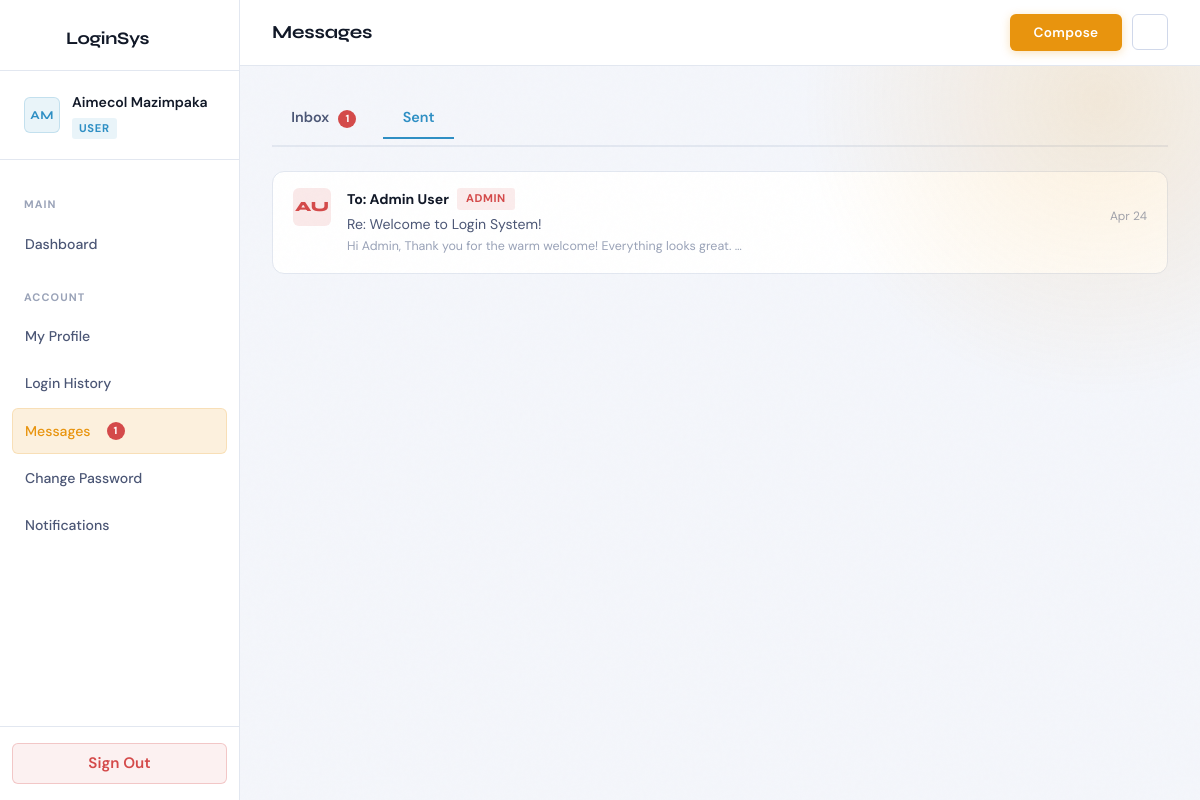
Page /user/messages.php?tab=sent (signed in) on the committed database.
### tables this page shows
CREATE TABLE IF NOT EXISTS messages (
  id                   INT(11)      NOT NULL AUTO_INCREMENT,
  from_id              INT(11)      NOT NULL,
  to_id                INT(11)      NOT NULL,
  subject              VARCHAR(200) NOT NULL,
  body                 TEXT         NOT NULL,
  is_read              TINYINT(1)   NOT NULL DEFAULT 0,
  deleted_by_sender    TINYINT(1)   NOT NULL DEFAULT 0,
  deleted_by_receiver  TINYINT(1)   NOT NULL DEFAULT 0,
  created_at           DATETIME     NOT NULL DEFAULT CURRENT_TIMESTAMP,
  PRIMARY KEY (id),
  KEY idx_msg_inbox   (to_id,   is_read),
  KEY idx_msg_outbox  (from_id),
  KEY idx_msg_created (created_at),
  CONSTRAINT fk_msg_from FOREIGN KEY (from_id)
    REFERENCES users (id) ON DELETE CASCADE,
  CONSTRAINT fk_msg_to   FOREIGN KEY (to_id)
    REFERENCES users (id) ON DELETE CASCADE
);

CREATE TABLE IF NOT EXISTS users (
  id               INT(11)      NOT NULL AUTO_INCREMENT,
  username         VARCHAR(60)  NOT NULL,
  email            VARCHAR(120) NOT NULL,
  password         VARCHAR(255) NOT NULL,
  role             ENUM('admin','user') NOT NULL DEFAULT 'user',
  full_name        VARCHAR(100) NOT NULL DEFAULT '',
  avatar_initials  VARCHAR(3)   NOT NULL DEFAULT '',
  last_login       DATETIME     DEFAULT NULL,
  created_at       DATETIME     NOT NULL DEFAULT CURRENT_TIMESTAMP,
  is_active        TINYINT(1)   NOT NULL DEFAULT 1,
  PRIMARY KEY (id),
  UNIQUE KEY uq_username (username),
  UNIQUE KEY uq_email    (email)
);

### includes/auth.php (called while the page is built, shortened)
<?php
function current_name(): string {
    return $_SESSION['full_name'] ?? '';
}
function current_initials(): string {
    return $_SESSION['avatar_initials'] ?? '??';
}
function current_user_id(): ?int {
    return isset($_SESSION['user_id']) ? (int)$_SESSION['user_id'] : null;
}
function e(string $s): string {
    return htmlspecialchars($s, ENT_QUOTES | ENT_SUBSTITUTE, 'UTF-8');
}

### user/messages.php (the view, shortened to what this page needs)
<?php
require_once __DIR__ . '/../includes/auth.php';
$db   = db();
$uid  = current_user_id();
$tab = in_array($_GET['tab'] ?? '', ['sent']) ? 'sent' : 'inbox';
$inbox_res = $db->prepare(
    'SELECT m.id, m.subject, m.body, m.created_at, m.is_read,
            u.full_name AS sender_name, u.avatar_initials AS sender_av, u.role AS sender_role
     FROM messages m
     JOIN users u ON u.id = m.from_id
     WHERE m.to_id = ? ORDER BY m.created_at DESC LIMIT 50'
);
$inbox_res->bind_param('i', $uid);
$inbox_res->execute();
$inbox = $inbox_res->get_result();
$unread_stmt = $db->prepare('SELECT COUNT(*) AS c FROM messages WHERE to_id=? AND is_read=0');
$unread_stmt->bind_param('i', $uid);
$unread_stmt->execute();
$unread_count = (int)$unread_stmt->get_result()->fetch_assoc()['c'];
$sent_res = $db->prepare(
    'SELECT m.id, m.subject, m.body, m.created_at, m.is_read,
            u.full_name AS to_name, u.avatar_initials AS to_av, u.role AS to_role
     FROM messages m
     JOIN users u ON u.id = m.to_id
     WHERE m.from_id = ? ORDER BY m.created_at DESC LIMIT 50'
);
$sent_res->bind_param('i', $uid);
$sent_res->execute();
$sent = $sent_res->get_result();
?>
<!DOCTYPE html>
<html lang="en">
<head>
  <link rel="stylesheet" href="../css/main.css"/>
</head>
<body>
<div class="dash-layout">
  <aside class="sidebar" id="sidebar">
    <div class="sidebar-brand">
      <div class="brand-icon" style="color:var(--accent);"><?= icon('logo', '', 30) ?></div>
      <span>LoginSys</span>
    </div>
    <div class="sidebar-user">
      <div class="avatar avatar-user"><?= e(current_initials()) ?></div>
      <div class="sidebar-user-info">
        <div class="name"><?= e(current_name()) ?></div>
        <span class="role-badge role-badge-user">User</span>
      </div>
    </div>
    <nav class="sidebar-nav">
      <div class="nav-section-label">Main</div>
      <a href="dashboard.php" class="nav-item"><?= icon('dashboard') ?>Dashboard</a>
      <div class="nav-section-label">Account</div>
      <a href="profile.php" class="nav-item"><?= icon('profile') ?>My Profile</a>
      <a href="login_history.php" class="nav-item"><?= icon('activity') ?>Login History</a>
      <a href="messages.php" class="nav-item active"><?= icon('mail') ?>Messages <?php if ($unread_count): ?><span class="unread-dot"><?= $unread_count ?></span><?php endif; ?></a>
      <a href="change_password.php" class="nav-item"><?= icon('key') ?>Change Password</a>
      <a href="notifications.php" class="nav-item"><?= icon('bell') ?>Notifications</a>
    </nav>
    <div class="sidebar-footer">
      <form method="POST" action="../logout.php">
        <button type="submit" class="btn btn-danger" style="width:100%;"><?= icon('logout', '', 17) ?> Sign Out</button>
      </form>
    </div>
  </aside>
  <div class="dash-main">
    <header class="topbar">
      <div style="display:flex;align-items:center;gap:.75rem;">
        <h1 class="topbar-title"><?= icon('mail', '', 20) ?> Messages</h1>
      </div>
      <div class="topbar-actions">
        <button class="btn btn-primary" onclick="document.getElementById('composeModal').classList.add('open')" style="font-size:.85rem;">
          <?= icon('mail', '', 16) ?> Compose
        </button>
        <button class="theme-toggle" id="themeToggle" title="Toggle theme">
        </button>
      </div>
    </header>
    <main class="dash-content">
      <div class="msg-tabs">
        <a href="?tab=inbox" class="msg-tab <?= $tab==='inbox'?'active':'' ?>">
          Inbox <?php if ($unread_count): ?><span class="unread-dot"><?= $unread_count ?></span><?php endif; ?>
        </a>
        <a href="?tab=sent" class="msg-tab <?= $tab==='sent'?'active':'' ?>">Sent</a>
      </div>
      <div class="section-card">
        <?php if ($tab === 'inbox'): ?>
          <?php if ($inbox->num_rows === 0): ?>
            <div style="text-align:center;padding:3rem;color:var(--text-muted);">
              <?= icon('mail', '', 36) ?>
              <p style="margin-top:1rem;font-size:.95rem;">Your inbox is empty.</p>
            </div>
          <?php else: ?>
            <?php while ($m = $inbox->fetch_assoc()): ?>
              <div class="msg-row <?= !$m['is_read'] ? 'unread' : '' ?>" onclick="openMsg(<?= $m['id'] ?>, '<?= addslashes(e($m['subject'])) ?>', '<?= addslashes(e($m['sender_name'])) ?>', '<?= addslashes(e($m['body'])) ?>', '<?= date('M j, Y g:i A', strtotime($m['created_at'])) ?>')">
                <div class="msg-avatar av-<?= $m['sender_role'] ?>"><?= e($m['sender_av']) ?></div>
                <?php if (!$m['is_read']): ?>
                  <div class="unread-marker"></div>
                <?php endif; ?>
                <div class="msg-content">
                  <div class="msg-sender">
                    <?= e($m['sender_name']) ?>
                    <span class="badge badge-<?= $m['sender_role'] ?>"><?= $m['sender_role'] ?></span>
                  </div>
                  <div class="msg-subject <?= !$m['is_read'] ? 'bold' : '' ?>"><?= e($m['subject']) ?></div>
                  <div class="msg-preview"><?= e($m['body']) ?></div>
                </div>
                <div class="msg-meta"><?= date('M j', strtotime($m['created_at'])) ?></div>
              </div>
            <?php endwhile; ?>
          <?php endif; ?>
        <?php else: ?>
          <?php if ($sent->num_rows === 0): ?>
            <div style="text-align:center;padding:3rem;color:var(--text-muted);">
              <?= icon('mail', '', 36) ?>
              <p style="margin-top:1rem;font-size:.95rem;">No sent messages yet.</p>
            </div>
          <?php else: ?>
            <?php while ($m = $sent->fetch_assoc()): ?>
              <div class="msg-row" onclick="openMsg(<?= $m['id'] ?>, '<?= addslashes(e($m['subject'])) ?>', 'To: <?= addslashes(e($m['to_name'])) ?>', '<?= addslashes(e($m['body'])) ?>', '<?= date('M j, Y g:i A', strtotime($m['created_at'])) ?>')">
                <div class="msg-avatar av-<?= $m['to_role'] ?>"><?= e($m['to_av']) ?></div>
                <div class="msg-content">
                  <div class="msg-sender">To: <?= e($m['to_name']) ?> <span class="badge badge-<?= $m['to_role'] ?>"><?= $m['to_role'] ?></span></div>
                  <div class="msg-subject"><?= e($m['subject']) ?></div>
                  <div class="msg-preview"><?= e($m['body']) ?></div>
                </div>
                <div class="msg-meta">
                  <br><?= date('M j', strtotime($m['created_at'])) ?>
                </div>
              </div>
            <?php endwhile; ?>
          <?php endif; ?>
        <?php endif; ?>
      </div>
    </main>
  </div>
</div>
</body>
</html>

### user/messages.php (style rules this page uses)
.msg-tabs { display: flex; gap: .5rem; margin-bottom: 1.5rem; border-bottom: 2px solid var(--border); padding-bottom: .5rem; }
.msg-tab { padding: .5rem 1.2rem; border-radius: var(--radius-sm) var(--radius-sm) 0 0; font-size: .9rem; font-weight: 600; color: var(--text-muted); text-decoration: none; border-bottom: 2px solid transparent; margin-bottom: -2px; transition: color .15s; }
.msg-tab.active { color: var(--user-hue); border-bottom-color: var(--user-hue); }
.unread-dot { display: inline-flex; align-items: center; justify-content: center; width: 18px; height: 18px; border-radius: 50%; background: var(--danger); color: #fff; font-size: .65rem; font-weight: 800; margin-left: .35rem; }
.msg-row { display: flex; align-items: flex-start; gap: 1rem; padding: 1rem 1.25rem; border-bottom: 1px solid var(--border); transition: background .15s; cursor: pointer; }
.msg-row:last-child { border-bottom: none; }
.msg-avatar { width: 38px; height: 38px; border-radius: var(--radius-sm); flex-shrink: 0; display: flex; align-items: center; justify-content: center; font-family: var(--font-display); font-size: .88rem; font-weight: 800; }
.av-admin { background: rgba(212,74,74,0.12); color: var(--admin-hue); }
.msg-content { flex: 1; min-width: 0; }
.msg-sender { font-size: .88rem; font-weight: 700; margin-bottom: .15rem; display: flex; align-items: center; gap: .5rem; }
.msg-subject { font-size: .88rem; color: var(--text-muted); white-space: nowrap; overflow: hidden; text-overflow: ellipsis; }
.msg-preview { font-size: .78rem; color: var(--text-dim); margin-top: .1rem; white-space: nowrap; overflow: hidden; text-overflow: ellipsis; max-width: 400px; }
.msg-meta { font-size: .75rem; color: var(--text-dim); white-space: nowrap; margin-left: auto; padding-left: 1rem; }

### rows in the picture
messages: to.avatar_initials "AU", to.full_name "Admin User", to.role "ADMIN", subject "Re: Welcome to Login System!", body "Hi Admin, Thank you for the warm welcome! Everything looks great.…", created_at "Apr 24"

### other values in the picture
current_initials() "AM"
current_name() "Aimecol Mazimpaka"
$unread_count "1"
